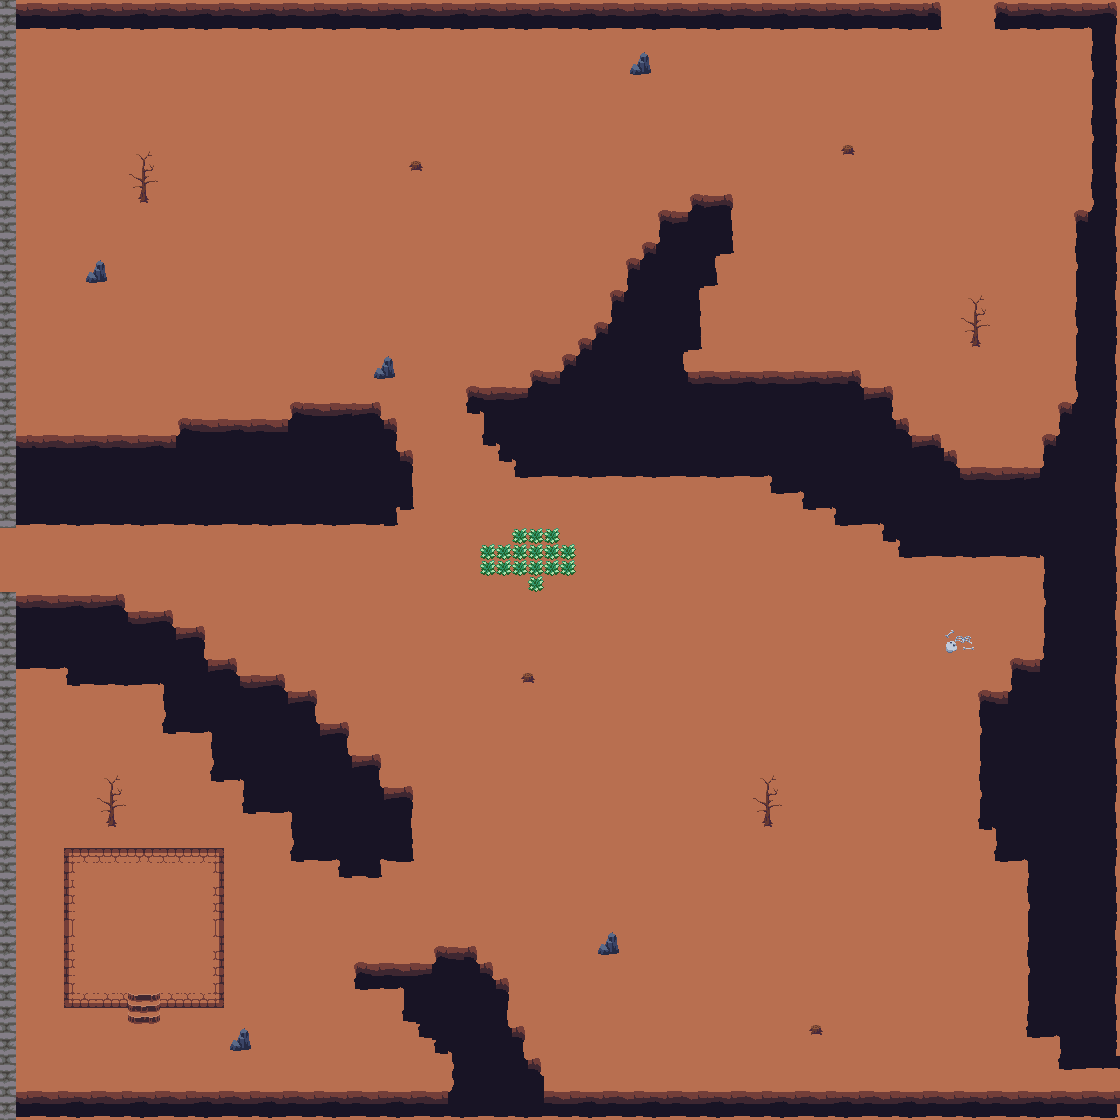

This game map was drawn from its Tiled (.tmx) file and the tilesets committed beside it. A one-line description and the trimmed map source follow:
An orthogonal 70x70 tile map with 16x16 px tiles, 7 tile layers (background, mur, arbre, YYY, ...), 4 tilesets and 85 objects (75x collisions, 2x item1, chloe_path1, des_i_enter, des_i_exitP, ...).

<map version="1.5" tiledversion="1.7.2" orientation="orthogonal" renderorder="right-down" width="70" height="70" tilewidth="16" tileheight="16" infinite="0" nextlayerid="12" nextobjectid="90">
 <tileset firstgid="1" source="dungeon.tsx" />
 <tileset firstgid="257" source="background.tsx" />
 <tileset firstgid="977" source="autumn.tsx" />
 <tileset firstgid="1517" source="herbe.tsx" />
 <layer id="1" name="background" width="70" height="70">
  <data>[4900 cells, 4900 non-empty, 5 distinct tile ids]</data>
 </layer>
 <layer id="2" name="mur" width="70" height="70">
  <data>[4900 cells, 1390 non-empty, 34 distinct tile ids]</data>
 </layer>
 <layer id="5" name="arbre" width="70" height="70">
  <data>[4900 cells, 40 non-empty, 12 distinct tile ids]</data>
 </layer>
 <layer id="10" name="YYY" width="70" height="70">
  <data>[4900 cells, 16 non-empty, 1 distinct tile ids]</data>
 </layer>
 <layer id="8" name="Calque de Tuiles 5" width="70" height="70">
  <data>[4900 cells, 0 non-empty, 0 distinct tile ids]</data>
 </layer>
 <layer id="9" name="Calque de Tuiles 6" width="70" height="70">
  <data>[4900 cells, 38 non-empty, 24 distinct tile ids]</data>
 </layer>
 <objectgroup id="11" name="PNJ">
  <object id="85" name="chloe_path1" x="131.5" y="890.5" width="23.5" height="25.5" />
 </objectgroup>
 <objectgroup id="3" name="collision">
  <object id="1" type="collisions" x="1.33333" y="1.33333" width="14.6667" height="525.333" />
  <object id="2" type="collisions" x="0" y="592" width="16" height="526.667" />
  <object id="3" type="collisions" x="18.6667" y="434.667" width="378.667" height="90.6667" />
  <object id="4" type="collisions" x="394.667" y="450.667" width="20" height="58.6667" />
  <object id="5" type="collisions" x="177.333" y="421.333" width="220" height="12" />
  <object id="6" type="collisions" x="290.667" y="404" width="90.6667" height="17.3333" />
  <object id="7" type="collisions" x="13.3333" y="594.667" width="110.667" height="72" />
  <object id="8" type="collisions" x="122.667" y="612" width="48" height="56" />
  <object id="9" type="collisions" x="161.333" y="628" width="45.3333" height="38.6667" />
  <object id="10" type="collisions" x="65.3333" y="661.333" width="169.333" height="24" />
  <object id="11" type="collisions" x="161.333" y="677.333" width="122.667" height="54.6667" />
  <object id="12" type="collisions" x="210.667" y="730.667" width="73.3333" height="52" />
  <object id="13" type="collisions" x="242.667" y="780" width="41.3333" height="33.3333" />
  <object id="14" type="collisions" x="285.333" y="689.333" width="33.3333" height="172" />
  <object id="15" type="collisions" x="320" y="726.667" width="28" height="136" />
  <object id="16" type="collisions" x="346.667" y="754.667" width="34.6667" height="104" />
  <object id="17" type="collisions" x="380" y="786.667" width="33.3333" height="74.6667" />
  <object id="18" type="collisions" x="338.667" y="857.333" width="44" height="21.3333" />
  <object id="19" type="collisions" x="433.333" y="944" width="45.3333" height="21.3333" />
  <object id="20" type="collisions" x="354.667" y="962.667" width="140" height="28" />
  <object id="21" type="collisions" x="402.667" y="981.333" width="105.333" height="42.6667" />
  <object id="22" x="418.667" y="1021.33" width="108" height="17.3333" />
  <object id="23" type="collisions" x="436" y="1036.67" width="88" height="20" />
  <object id="24" type="collisions" x="448" y="1055.33" width="96" height="40.6667" />
  <object id="25" type="collisions" x="1.33333" y="1088" width="1116" height="32" />
  <object id="26" type="collisions" x="0" y="1.33333" width="942" height="30.6667" />
  <object id="27" type="collisions" x="1088" y="20" width="29.3333" height="1046.33" />
  <object id="28" type="collisions" x="1072" y="209.333" width="16" height="200" />
  <object id="29" type="collisions" x="1057.33" y="404" width="29.3333" height="36" />
  <object id="31" type="collisions" x="1040" y="430.667" width="48" height="605.333" />
  <object id="32" type="collisions" x="1056" y="1034.67" width="33.3333" height="31.3333" />
  <object id="33" type="collisions" x="1009.33" y="658.667" width="32.6667" height="202.667" />
  <object id="34" type="collisions" x="1024" y="861.333" width="17.3333" height="178" />
  <object id="35" type="collisions" x="977.333" y="692" width="33.3333" height="136" />
  <object id="36" type="collisions" x="994.667" y="824" width="16" height="40" />
  <object id="37" type="collisions" x="690.667" y="192" width="43.3333" height="64" />
  <object id="38" type="collisions" x="658.667" y="209.333" width="58.6667" height="76" />
  <object id="39" type="collisions" x="642.667" y="241.333" width="59.3333" height="112" />
  <object id="40" type="collisions" x="628" y="257.333" width="58.6667" height="125.333" />
  <object id="41" type="collisions" x="612" y="289.333" width="17.3333" height="98.6667" />
  <object id="42" type="collisions" x="594.667" y="321.333" width="20" height="69.3333" />
  <object id="43" type="collisions" x="576" y="337.333" width="21.3333" height="53.3333" />
  <object id="44" type="collisions" x="562.667" y="350.667" width="14.6667" height="37.3333" />
  <object id="45" type="collisions" x="898.667" y="469.333" width="140" height="91.3333" />
  <object id="46" type="collisions" x="884" y="452" width="70.6667" height="88" />
  <object id="47" type="collisions" x="885.333" y="434.667" width="58" height="17.3333" />
  <object id="48" type="collisions" x="884" y="421.333" width="26.6667" height="14.6667" />
  <object id="49" type="collisions" x="881.333" y="385.333" width="16" height="37.3333" />
  <object id="50" type="collisions" x="834.667" y="384.667" width="50.6667" height="143.333" />
  <object id="51" type="collisions" x="833.333" y="372" width="26.6667" height="17.3333" />
  <object id="52" type="collisions" x="804" y="370.667" width="30.6667" height="138.667" />
  <object id="53" type="collisions" x="770.667" y="370.667" width="37.3333" height="124.667" />
  <object id="54" type="collisions" x="528" y="366.667" width="246.667" height="112.667" />
  <object id="55" type="collisions" x="466.667" y="388" width="64" height="28" />
  <object id="56" type="collisions" x="482.667" y="416" width="49.3333" height="32" />
  <object id="57" type="collisions" x="497.333" y="442.667" width="36" height="20.6667" />
  <object id="58" type="collisions" x="514.667" y="458.667" width="18.6667" height="18.6667" />
  <object id="59" type="collisions" x="994.667" y="0.666667" width="125.333" height="30.6667" />
  <object id="62" type="collisions" x="134.667" y="189.333" width="17.3333" height="16" />
  <object id="63" type="collisions" x="965.333" y="337.333" width="20" height="12" />
  <object id="64" type="collisions" x="101.333" y="814.667" width="17.3333" height="14.6667" />
  <object id="65" type="collisions" x="758.667" y="814.667" width="17.3333" height="14.6667" />
  <object id="66" type="collisions" x="86.6667" y="262.667" width="20" height="25.3333" />
  <object id="67" type="collisions" x="374.667" y="361.333" width="20" height="18.6667" />
  <object id="68" type="collisions" x="628" y="56" width="22.6667" height="26.6667" />
  <object id="69" type="collisions" x="226.667" y="1034.67" width="21.3333" height="17.3333" />
  <object id="71" type="collisions" x="594.667" y="932" width="24" height="30.6667" />
  <object id="72" type="collisions" x="408" y="158.667" width="13.3333" height="13.3333" />
  <object id="73" type="collisions" x="841.333" y="145.333" width="13.3333" height="12" />
  <object id="74" type="collisions" x="522.667" y="673.333" width="12" height="12" />
  </objectgroup>
 <objectgroup id="4" name="portail">
  <!-- 6 objects omitted --></objectgroup>
 <layer id="7" name="top" width="70" height="70">
  <data>[4900 cells, 24 non-empty, 6 distinct tile ids]</data>
 </layer>
</map>
<!-- 14 of 85 objects omitted -->
